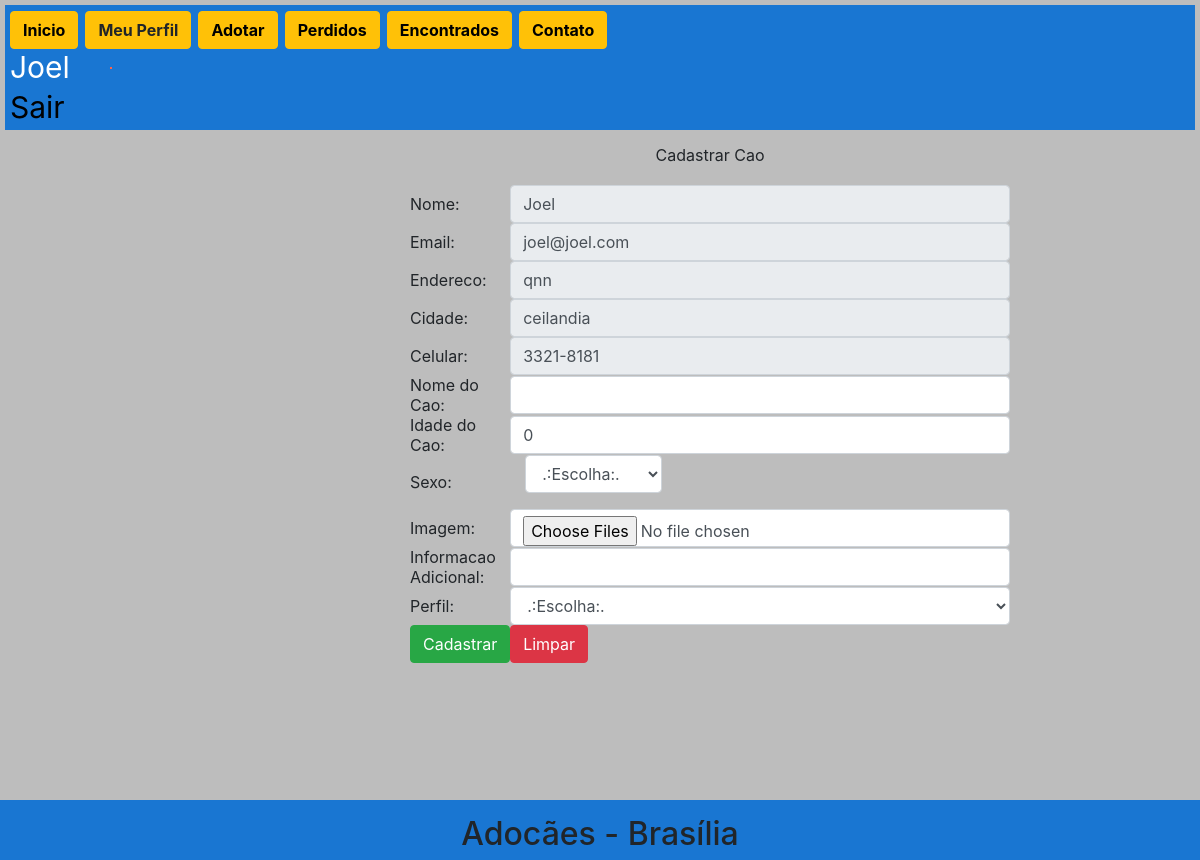
Screenshot of /View/cadastrarCao.php (signed in) with the database file from the repository.
### tables this page shows
CREATE TABLE `usuario` (
  `idUsuario` int(11) NOT NULL,
  `nome` varchar(20) NOT NULL,
  `endereco` varchar(30) DEFAULT NULL,
  `cidade` varchar(20) NOT NULL,
  `celular` varchar(10) NOT NULL,
  `email` varchar(20) NOT NULL,
  `usuario` varchar(10) NOT NULL,
  `senha` varchar(10) NOT NULL
);

### Controller/DAO/conexao.php (called while the page is built)
<?php
abstract class Conexao{
    private static $instance;
    public static function getInstance(){
        try {
            if(!isset(self::$instance)){
                self::$instance = new PDO("mysql:host=localhost;dbname=adocao", "root","0000");
                self::$instance->setAttribute(PDO:: ATTR_ERRMODE, PDO::ERRMODE_EXCEPTION);
            }
            return self::$instance;
        } catch (PDOException $exc) {
            echo $exc->getMessage();
        }
    }
}

### Controller/DAO/usuarioDAO.php (called while the page is built, shortened)
<?php
require_once 'conexao.php';
class UsuarioDAO
{
    private $pdo = null;
    public function __construct()
    {
        $this->pdo = Conexao::getInstance();
    }
    public function getById($idUsuario)
    {
        try {
            $sql = " SELECT idUsuario,nome,email,endereco,cidade,celular FROM usuario
                     WHERE idUsuario = ?";
            $stmt = $this->pdo->prepare($sql);
            $stmt->bindValue(1, $idUsuario);
            $stmt->execute();
            $usuario = $stmt->fetch(PDO::FETCH_ASSOC);
            return $usuario;
        } catch (PDOException $exc) {
            echo $exc->getMessage();
        }
    }
}
?>

### View/cadastrarCao.php (the view, shortened to what this page needs)
<html>
<head>
</head>
<body>
<?php include 'header.php';
    header("location: index.php");?>
    <?php
    require_once '../Controller/DAO/usuarioDAO.php';
    $iduUsuario = $_SESSION["idUsuario"];
    $usuarioDAO = new usuarioDAO();
    $usuario = $usuarioDAO->getById($iduUsuario);
    ?>
	<form action="../Controller/cadastrarCaoController.php" method="post" name=formCao enctype="multipart/form-data">
		<table  border=0 width=300 height=400;
			style="position: relative; top: 10px; left: 400px;">
			<tr >
				<td colspan="2" align="center">Cadastrar Cao<br><br></td>
			</tr>
			<tr>
				<td>Nome:</td>
				<td><input style="width:500;"class="form-control" type="text" name=nome value="<?php echo $usuario["nome"]?>" readonly="readonly"></td>
			</tr>
			<tr>
				<td>Email:</td>
				<td><input  class="form-control" type="email" name=email value="<?php echo $usuario["email"]?>" readonly="readonly"></td>
			</tr>
			<tr>
				<td>Endereco:</td>
				<td><input class="form-control" type="text" name=endereco value="<?php echo $usuario["endereco"]?>" readonly="readonly"></td>
			</tr>
			<tr>
				<td>Cidade:</td>
				<td><input  class="form-control" type="text" name=cidade  value="<?php echo $usuario["cidade"]?>" readonly="readonly"></td>
			</tr>
			<tr>
				<td>Celular:</td>
				<td><input class="form-control" type="text" name=celular value="<?php echo $usuario["celular"]?>" maxlength="10" readonly="readonly"></td>
			</tr>
			<tr>
				<td>Nome do Cao:</td>
				<td><input class="form-control" type="text" name=nomeDoCao required="required"></td>
			</tr>
			<tr>
				<td>Idade do Cao:</td>
				<td><input class="form-control" type="number" name=idade value=0 required="required"></td>
			</tr>
			<tr>
				<td>Sexo:</td>
				<td>
				<div class="form-group col-md-4">
				<select class="form-control" name=sexo  required="required">
				<option value=''>.:Escolha:.</option>
				</select>
				</div>
				</td>
			</tr>
			<tr>
				<td>Imagem:</td>
				<td><input type="file" class="form-control" name="arquivo" multiple="multiple"  required="required"></td>
			</tr>
			<tr>
				<td>Informacao Adicional:</td>
				<td><input type="text" class="form-control"  name=informacao required="required"></td>
			</tr>
			<tr>
				<td>Perfil:</td>
				<td><select class="form-control"  name=perfil required="required">
						<option value="">.:Escolha:.</option>
				</select></td>
			</tr>
			<tr>
				<td><input class='btn btn-success' type="submit" value=Cadastrar></td>
				<td><input class="btn btn-danger" type="reset" value=Limpar></td>
			</tr>
		</table>
	</form>
</body>
</html>

### CSS/estilo.css (style rules this page uses)
* { margin:0; padding:0; }
body { padding-top:10px; padding-left:10px; }

### rows the page displays
usuario: nome "Joel", email "joel@joel.com", endereco "qnn", cidade "ceilandia", celular "3321-8181"

### other values shown
$_SESSION["usuario"] "Joel"
